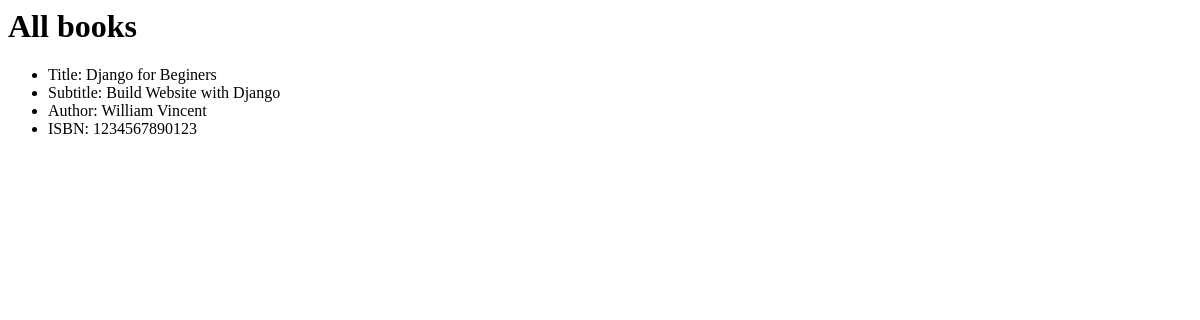
Before: / with the older database file.
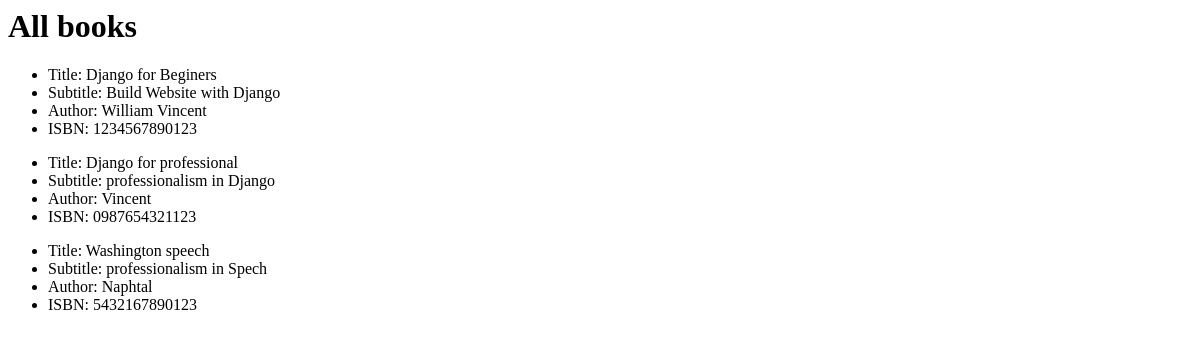
After: the same page with the newer database file.
### books/models.py (models this page shows, shortened)
class Book(models.Model):
    title = models.CharField(max_length=255)
    subtitle = models.CharField(max_length=255)
    author = models.CharField(max_length=100)
    isbn = models.CharField(max_length=13)

### books/views.py (the view)
# urls.py: path("", BookListView.as_view(), name="home"),
class BookListView(ListView):
    model = Book
    template_name = "book_list.html"

### templates/book_list.html
<h1>All books</h1>
{% for book in book_list %}
<ul>
  <li>Title: {{ book.title }}</li>
  <li>Subtitle: {{ book.subtitle }}</li>
  <li>Author: {{ book.author }}</li>
  <li>ISBN: {{ book.isbn }}</li>
</ul>
{% endfor %}

Changed rows visible on the page:
added Book: title "Django for professional", subtitle "professionalism in Django", author "Vincent", isbn "0987654321123"
added Book: title "Washington speech", subtitle "professionalism in Spech", author "Naphtal", isbn "5432167890123"
